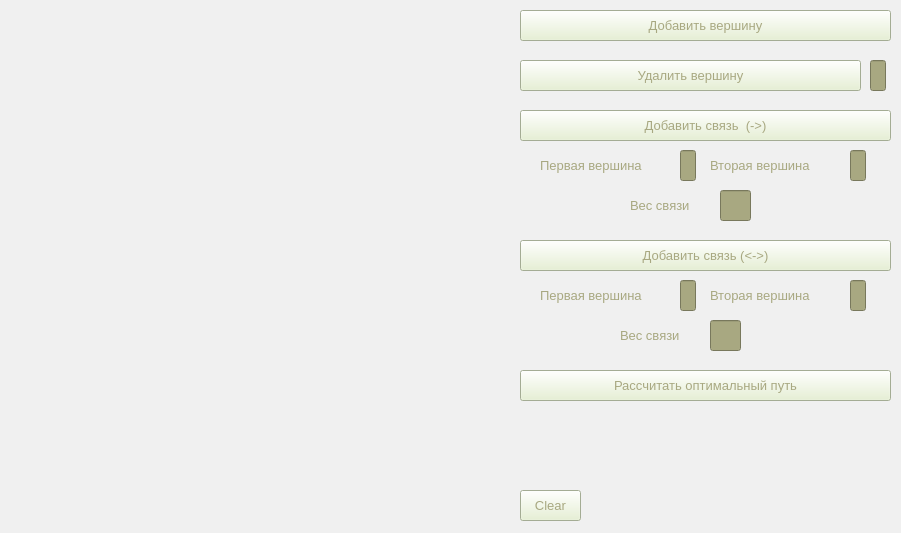
<?xml version="1.0" encoding="UTF-8"?>
<ui version="4.0">
 <class>TSP</class>
 <widget class="QMainWindow" name="TSP">
  <property name="geometry">
   <rect>
    <x>0</x>
    <y>0</y>
    <width>901</width>
    <height>533</height>
   </rect>
  </property>
  <property name="windowTitle">
   <string>TSP</string>
  </property>
  <property name="styleSheet">
   <string notr="true">background-color: rgb(240, 240, 240);</string>
  </property>
  <widget class="QWidget" name="centralwidget">
   <widget class="QWidget" name="verticalLayoutWidget">
    <property name="geometry">
     <rect>
      <x>10</x>
      <y>10</y>
      <width>501</width>
      <height>511</height>
     </rect>
    </property>
    <layout class="QVBoxLayout" name="verticalLayout"/>
   </widget>
   <widget class="QPushButton" name="Btn_Add_Top">
    <property name="geometry">
     <rect>
      <x>520</x>
      <y>10</y>
      <width>371</width>
      <height>31</height>
     </rect>
    </property>
    <property name="font">
     <font>
      <pointsize>10</pointsize>
     </font>
    </property>
    <property name="styleSheet">
     <string notr="true">background-color: rgb(229, 241, 207);
color: rgb(168, 168, 129);</string>
    </property>
    <property name="text">
     <string>Добавить вершину</string>
    </property>
   </widget>
   <widget class="QPushButton" name="Btn_Del_Top">
    <property name="geometry">
     <rect>
      <x>520</x>
      <y>60</y>
      <width>341</width>
      <height>31</height>
     </rect>
    </property>
    <property name="font">
     <font>
      <pointsize>10</pointsize>
     </font>
    </property>
    <property name="styleSheet">
     <string notr="true">background-color: rgb(229, 241, 207);
color: rgb(168, 168, 129);</string>
    </property>
    <property name="text">
     <string>Удалить вершину</string>
    </property>
   </widget>
   <widget class="QPushButton" name="Btn_Add_Edge_1">
    <property name="geometry">
     <rect>
      <x>520</x>
      <y>110</y>
      <width>371</width>
      <height>31</height>
     </rect>
    </property>
    <property name="font">
     <font>
      <pointsize>10</pointsize>
     </font>
    </property>
    <property name="styleSheet">
     <string notr="true">background-color: rgb(229, 241, 207);
color: rgb(168, 168, 129);</string>
    </property>
    <property name="text">
     <string>Добавить связь  (-&gt;)</string>
    </property>
   </widget>
   <widget class="QPushButton" name="Btn_Add_Edge_2">
    <property name="geometry">
     <rect>
      <x>520</x>
      <y>240</y>
      <width>371</width>
      <height>31</height>
     </rect>
    </property>
    <property name="font">
     <font>
      <pointsize>10</pointsize>
     </font>
    </property>
    <property name="styleSheet">
     <string notr="true">background-color: rgb(229, 241, 207);
color: rgb(168, 168, 129);</string>
    </property>
    <property name="text">
     <string>Добавить связь (&lt;-&gt;)</string>
    </property>
   </widget>
   <widget class="QPushButton" name="Btn_Calculate">
    <property name="geometry">
     <rect>
      <x>520</x>
      <y>370</y>
      <width>371</width>
      <height>31</height>
     </rect>
    </property>
    <property name="font">
     <font>
      <pointsize>10</pointsize>
     </font>
    </property>
    <property name="styleSheet">
     <string notr="true">background-color: rgb(229, 241, 207);
color: rgb(168, 168, 129);</string>
    </property>
    <property name="text">
     <string>Рассчитать оптимальный путь</string>
    </property>
   </widget>
   <widget class="QLineEdit" name="LE_Del_Top_index">
    <property name="geometry">
     <rect>
      <x>870</x>
      <y>60</y>
      <width>16</width>
      <height>31</height>
     </rect>
    </property>
    <property name="font">
     <font>
      <pointsize>10</pointsize>
     </font>
    </property>
    <property name="styleSheet">
     <string notr="true">color: rgb(71, 98, 68);
background-color: rgb(168, 168, 129);</string>
    </property>
    <property name="text">
     <string/>
    </property>
    <property name="frame">
     <bool>true</bool>
    </property>
    <property name="alignment">
     <set>Qt::AlignCenter</set>
    </property>
    <property name="dragEnabled">
     <bool>false</bool>
    </property>
   </widget>
   <widget class="QLabel" name="L_Add_Edge_1_Top_1">
    <property name="geometry">
     <rect>
      <x>540</x>
      <y>150</y>
      <width>131</width>
      <height>31</height>
     </rect>
    </property>
    <property name="font">
     <font>
      <pointsize>10</pointsize>
     </font>
    </property>
    <property name="styleSheet">
     <string notr="true">color: rgb(168, 168, 129);</string>
    </property>
    <property name="text">
     <string>Первая вершина</string>
    </property>
   </widget>
   <widget class="QLabel" name="L_Add_Edge_1_Top_2">
    <property name="geometry">
     <rect>
      <x>710</x>
      <y>150</y>
      <width>131</width>
      <height>31</height>
     </rect>
    </property>
    <property name="font">
     <font>
      <pointsize>10</pointsize>
     </font>
    </property>
    <property name="styleSheet">
     <string notr="true">color: rgb(168, 168, 129);</string>
    </property>
    <property name="text">
     <string>Вторая вершина</string>
    </property>
   </widget>
   <widget class="QLineEdit" name="LE_Add_Edge_1_Top_1">
    <property name="geometry">
     <rect>
      <x>680</x>
      <y>150</y>
      <width>16</width>
      <height>31</height>
     </rect>
    </property>
    <property name="font">
     <font>
      <pointsize>10</pointsize>
     </font>
    </property>
    <property name="styleSheet">
     <string notr="true">color: rgb(71, 98, 68);
background-color: rgb(168, 168, 129);</string>
    </property>
    <property name="text">
     <string/>
    </property>
    <property name="frame">
     <bool>true</bool>
    </property>
    <property name="alignment">
     <set>Qt::AlignCenter</set>
    </property>
    <property name="dragEnabled">
     <bool>false</bool>
    </property>
   </widget>
   <widget class="QLineEdit" name="LE_Add_Edge_1_Top_2">
    <property name="geometry">
     <rect>
      <x>850</x>
      <y>150</y>
      <width>16</width>
      <height>31</height>
     </rect>
    </property>
    <property name="font">
     <font>
      <pointsize>10</pointsize>
     </font>
    </property>
    <property name="styleSheet">
     <string notr="true">color: rgb(71, 98, 68);
background-color: rgb(168, 168, 129);</string>
    </property>
    <property name="frame">
     <bool>true</bool>
    </property>
    <property name="alignment">
     <set>Qt::AlignCenter</set>
    </property>
    <property name="dragEnabled">
     <bool>false</bool>
    </property>
   </widget>
   <widget class="QLabel" name="L_Add_Edge_1_Weight">
    <property name="geometry">
     <rect>
      <x>630</x>
      <y>190</y>
      <width>81</width>
      <height>31</height>
     </rect>
    </property>
    <property name="font">
     <font>
      <pointsize>10</pointsize>
     </font>
    </property>
    <property name="styleSheet">
     <string notr="true">color: rgb(168, 168, 129);</string>
    </property>
    <property name="text">
     <string>Вес связи</string>
    </property>
   </widget>
   <widget class="QLineEdit" name="LE_Add_Edge_1_Weight">
    <property name="geometry">
     <rect>
      <x>720</x>
      <y>190</y>
      <width>31</width>
      <height>31</height>
     </rect>
    </property>
    <property name="font">
     <font>
      <pointsize>10</pointsize>
     </font>
    </property>
    <property name="styleSheet">
     <string notr="true">color: rgb(71, 98, 68);
background-color: rgb(168, 168, 129);</string>
    </property>
    <property name="text">
     <string/>
    </property>
    <property name="frame">
     <bool>true</bool>
    </property>
    <property name="alignment">
     <set>Qt::AlignCenter</set>
    </property>
    <property name="dragEnabled">
     <bool>false</bool>
    </property>
   </widget>
   <widget class="QLabel" name="L_Add_Edge_2_Top_1">
    <property name="geometry">
     <rect>
      <x>540</x>
      <y>280</y>
      <width>131</width>
      <height>31</height>
     </rect>
    </property>
    <property name="font">
     <font>
      <pointsize>10</pointsize>
     </font>
    </property>
    <property name="styleSheet">
     <string notr="true">color: rgb(168, 168, 129);</string>
    </property>
    <property name="text">
     <string>Первая вершина</string>
    </property>
   </widget>
   <widget class="QLineEdit" name="LE_Add_Edge_2_Top_1">
    <property name="geometry">
     <rect>
      <x>680</x>
      <y>280</y>
      <width>16</width>
      <height>31</height>
     </rect>
    </property>
    <property name="font">
     <font>
      <pointsize>10</pointsize>
     </font>
    </property>
    <property name="styleSheet">
     <string notr="true">color: rgb(71, 98, 68);
background-color: rgb(168, 168, 129);</string>
    </property>
    <property name="text">
     <string/>
    </property>
    <property name="frame">
     <bool>true</bool>
    </property>
    <property name="alignment">
     <set>Qt::AlignCenter</set>
    </property>
    <property name="dragEnabled">
     <bool>false</bool>
    </property>
   </widget>
   <widget class="QLabel" name="L_Add_Edge_2_Weight">
    <property name="geometry">
     <rect>
      <x>620</x>
      <y>320</y>
      <width>81</width>
      <height>31</height>
     </rect>
    </property>
    <property name="font">
     <font>
      <pointsize>10</pointsize>
     </font>
    </property>
    <property name="styleSheet">
     <string notr="true">color: rgb(168, 168, 129);</string>
    </property>
    <property name="text">
     <string>Вес связи</string>
    </property>
   </widget>
   <widget class="QLineEdit" name="LE_Add_Edge_2_Weight">
    <property name="geometry">
     <rect>
      <x>710</x>
      <y>320</y>
      <width>31</width>
      <height>31</height>
     </rect>
    </property>
    <property name="font">
     <font>
      <pointsize>10</pointsize>
     </font>
    </property>
    <property name="styleSheet">
     <string notr="true">color: rgb(71, 98, 68);
background-color: rgb(168, 168, 129);</string>
    </property>
    <property name="frame">
     <bool>true</bool>
    </property>
    <property name="alignment">
     <set>Qt::AlignCenter</set>
    </property>
    <property name="dragEnabled">
     <bool>false</bool>
    </property>
   </widget>
   <widget class="QLabel" name="L_Add_Edge_2_Top_2">
    <property name="geometry">
     <rect>
      <x>710</x>
      <y>280</y>
      <width>131</width>
      <height>31</height>
     </rect>
    </property>
    <property name="font">
     <font>
      <pointsize>10</pointsize>
     </font>
    </property>
    <property name="styleSheet">
     <string notr="true">color: rgb(168, 168, 129);</string>
    </property>
    <property name="text">
     <string>Вторая вершина</string>
    </property>
   </widget>
   <widget class="QLineEdit" name="LE_Add_Edge_2_Top_2">
    <property name="geometry">
     <rect>
      <x>850</x>
      <y>280</y>
      <width>16</width>
      <height>31</height>
     </rect>
    </property>
    <property name="font">
     <font>
      <pointsize>10</pointsize>
     </font>
    </property>
    <property name="styleSheet">
     <string notr="true">color: rgb(71, 98, 68);
background-color: rgb(168, 168, 129);</string>
    </property>
    <property name="frame">
     <bool>true</bool>
    </property>
    <property name="alignment">
     <set>Qt::AlignCenter</set>
    </property>
    <property name="dragEnabled">
     <bool>false</bool>
    </property>
   </widget>
   <widget class="QLabel" name="L_Result">
    <property name="geometry">
     <rect>
      <x>520</x>
      <y>410</y>
      <width>371</width>
      <height>21</height>
     </rect>
    </property>
    <property name="font">
     <font>
      <pointsize>10</pointsize>
     </font>
    </property>
    <property name="styleSheet">
     <string notr="true">color: rgb(168, 168, 129);</string>
    </property>
    <property name="text">
     <string/>
    </property>
   </widget>
   <widget class="QLabel" name="L_Path_length">
    <property name="geometry">
     <rect>
      <x>520</x>
      <y>440</y>
      <width>371</width>
      <height>21</height>
     </rect>
    </property>
    <property name="font">
     <font>
      <pointsize>10</pointsize>
     </font>
    </property>
    <property name="styleSheet">
     <string notr="true">color: rgb(168, 168, 129);</string>
    </property>
    <property name="text">
     <string/>
    </property>
   </widget>
   <widget class="QLabel" name="L_Errors">
    <property name="geometry">
     <rect>
      <x>520</x>
      <y>470</y>
      <width>371</width>
      <height>20</height>
     </rect>
    </property>
    <property name="font">
     <font>
      <pointsize>10</pointsize>
     </font>
    </property>
    <property name="styleSheet">
     <string notr="true">color:rgb(217, 0, 4);</string>
    </property>
    <property name="text">
     <string/>
    </property>
   </widget>
   <widget class="QPushButton" name="L_Clear">
    <property name="geometry">
     <rect>
      <x>520</x>
      <y>490</y>
      <width>61</width>
      <height>31</height>
     </rect>
    </property>
    <property name="font">
     <font>
      <pointsize>10</pointsize>
     </font>
    </property>
    <property name="styleSheet">
     <string notr="true">background-color: rgb(229, 241, 207);
color: rgb(168, 168, 129);</string>
    </property>
    <property name="text">
     <string>Clear</string>
    </property>
   </widget>
  </widget>
 </widget>
 <resources/>
 <connections/>
</ui>
